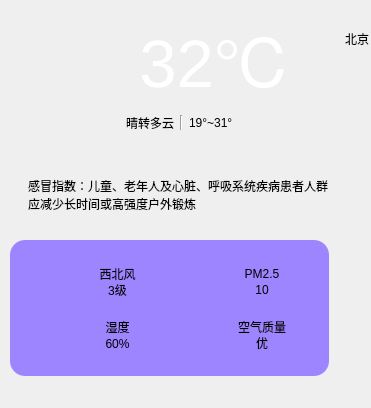
<?xml version="1.0" encoding="UTF-8"?>
<ui version="4.0">
 <class>Weather</class>
 <widget class="QWidget" name="Weather">
  <property name="geometry">
   <rect>
    <x>0</x>
    <y>0</y>
    <width>371</width>
    <height>408</height>
   </rect>
  </property>
  <property name="windowTitle">
   <string>Form</string>
  </property>
  <property name="styleSheet">
   <string notr="true">QWidget#Weather{
	border-image: url(:/img_weather/background.png);

font: 9pt &quot;Agency FB&quot;;
border-radius:20px;
	
}</string>
  </property>
  <widget class="QLabel" name="lblGanMao">
   <property name="geometry">
    <rect>
     <x>20</x>
     <y>160</y>
     <width>319</width>
     <height>69</height>
    </rect>
   </property>
   <property name="styleSheet">
    <string notr="true">background-color: rgba(60, 60, 60, 0);
padding-left: 5px;
padding-right: 5px;
font: 9pt &quot;Agency FB&quot;;
</string>
   </property>
   <property name="text">
    <string>感冒指数：儿童、老年人及心脏、呼吸系统疾病患者人群应减少长时间或高强度户外锻炼</string>
   </property>
   <property name="wordWrap">
    <bool>true</bool>
   </property>
  </widget>
  <widget class="QWidget" name="widget_2" native="true">
   <property name="geometry">
    <rect>
     <x>10</x>
     <y>240</y>
     <width>319</width>
     <height>136</height>
    </rect>
   </property>
   <property name="styleSheet">
    <string notr="true">background-color: rgb(157, 133, 255);
border-radius: 15px</string>
   </property>
   <layout class="QGridLayout" name="gridLayout">
    <property name="leftMargin">
     <number>40</number>
    </property>
    <property name="topMargin">
     <number>25</number>
    </property>
    <property name="rightMargin">
     <number>40</number>
    </property>
    <property name="bottomMargin">
     <number>25</number>
    </property>
    <property name="horizontalSpacing">
     <number>50</number>
    </property>
    <property name="verticalSpacing">
     <number>20</number>
    </property>
    <item row="0" column="0">
     <layout class="QHBoxLayout" name="horizontalLayout_12">
      <property name="spacing">
       <number>0</number>
      </property>
      <item>
       <widget class="QLabel" name="lblWindIcon">
        <property name="minimumSize">
         <size>
          <width>40</width>
          <height>40</height>
         </size>
        </property>
        <property name="maximumSize">
         <size>
          <width>40</width>
          <height>40</height>
         </size>
        </property>
        <property name="styleSheet">
         <string notr="true">background-color: rgba(255, 255, 255, 0);</string>
        </property>
        <property name="text">
         <string/>
        </property>
        <property name="pixmap">
         <pixmap>:/res/wind.png</pixmap>
        </property>
        <property name="scaledContents">
         <bool>true</bool>
        </property>
        <property name="alignment">
         <set>Qt::AlignCenter</set>
        </property>
       </widget>
      </item>
      <item>
       <layout class="QVBoxLayout" name="verticalLayout_6">
        <item>
         <widget class="QLabel" name="lblWindFx">
          <property name="styleSheet">
           <string notr="true">background-color: rgba(255, 255, 255,0);
font: 10pt &quot;微软雅黑&quot;;</string>
          </property>
          <property name="text">
           <string>西北风</string>
          </property>
          <property name="alignment">
           <set>Qt::AlignCenter</set>
          </property>
         </widget>
        </item>
        <item>
         <widget class="QLabel" name="lblWindFl">
          <property name="styleSheet">
           <string notr="true">background-color: rgba(255, 255, 255,0);
font: 10pt &quot;微软雅黑&quot;;</string>
          </property>
          <property name="text">
           <string>3级</string>
          </property>
          <property name="alignment">
           <set>Qt::AlignCenter</set>
          </property>
         </widget>
        </item>
       </layout>
      </item>
     </layout>
    </item>
    <item row="0" column="1">
     <layout class="QHBoxLayout" name="horizontalLayout_14">
      <property name="spacing">
       <number>0</number>
      </property>
      <item>
       <widget class="QLabel" name="lblPm25Icon">
        <property name="minimumSize">
         <size>
          <width>40</width>
          <height>40</height>
         </size>
        </property>
        <property name="maximumSize">
         <size>
          <width>40</width>
          <height>40</height>
         </size>
        </property>
        <property name="styleSheet">
         <string notr="true">background-color: rgba(255, 255, 255, 0);</string>
        </property>
        <property name="text">
         <string/>
        </property>
        <property name="pixmap">
         <pixmap>:/res/pm25.png</pixmap>
        </property>
        <property name="scaledContents">
         <bool>true</bool>
        </property>
        <property name="alignment">
         <set>Qt::AlignCenter</set>
        </property>
       </widget>
      </item>
      <item>
       <layout class="QVBoxLayout" name="verticalLayout_7">
        <item>
         <widget class="QLabel" name="lblPM25Title">
          <property name="styleSheet">
           <string notr="true">background-color: rgba(255, 255, 255,0);
font: 10pt &quot;微软雅黑&quot;;</string>
          </property>
          <property name="text">
           <string>PM2.5</string>
          </property>
          <property name="alignment">
           <set>Qt::AlignCenter</set>
          </property>
         </widget>
        </item>
        <item>
         <widget class="QLabel" name="lblPM25">
          <property name="styleSheet">
           <string notr="true">background-color: rgba(255, 255, 255,0);
font: 10pt &quot;微软雅黑&quot;;</string>
          </property>
          <property name="text">
           <string>10</string>
          </property>
          <property name="alignment">
           <set>Qt::AlignCenter</set>
          </property>
         </widget>
        </item>
       </layout>
      </item>
     </layout>
    </item>
    <item row="1" column="0">
     <layout class="QHBoxLayout" name="horizontalLayout_13">
      <property name="spacing">
       <number>0</number>
      </property>
      <item>
       <widget class="QLabel" name="lblShiDuIcon">
        <property name="minimumSize">
         <size>
          <width>40</width>
          <height>40</height>
         </size>
        </property>
        <property name="maximumSize">
         <size>
          <width>40</width>
          <height>40</height>
         </size>
        </property>
        <property name="styleSheet">
         <string notr="true">background-color: rgba(255, 255, 255, 0);</string>
        </property>
        <property name="text">
         <string/>
        </property>
        <property name="pixmap">
         <pixmap>:/res/humidity.png</pixmap>
        </property>
        <property name="scaledContents">
         <bool>true</bool>
        </property>
        <property name="alignment">
         <set>Qt::AlignCenter</set>
        </property>
       </widget>
      </item>
      <item>
       <layout class="QVBoxLayout" name="verticalLayout_5">
        <item>
         <widget class="QLabel" name="lblShiDuTitle">
          <property name="styleSheet">
           <string notr="true">background-color: rgba(255, 255, 255,0);
font: 10pt &quot;微软雅黑&quot;;</string>
          </property>
          <property name="text">
           <string>湿度</string>
          </property>
          <property name="alignment">
           <set>Qt::AlignCenter</set>
          </property>
         </widget>
        </item>
        <item>
         <widget class="QLabel" name="lblShiDu">
          <property name="styleSheet">
           <string notr="true">background-color: rgba(255, 255, 255,0);
font: 10pt &quot;微软雅黑&quot;;</string>
          </property>
          <property name="text">
           <string>60%</string>
          </property>
          <property name="alignment">
           <set>Qt::AlignCenter</set>
          </property>
         </widget>
        </item>
       </layout>
      </item>
     </layout>
    </item>
    <item row="1" column="1">
     <layout class="QHBoxLayout" name="horizontalLayout_15">
      <property name="spacing">
       <number>0</number>
      </property>
      <item>
       <widget class="QLabel" name="lblQualityIcon">
        <property name="minimumSize">
         <size>
          <width>40</width>
          <height>40</height>
         </size>
        </property>
        <property name="maximumSize">
         <size>
          <width>40</width>
          <height>40</height>
         </size>
        </property>
        <property name="autoFillBackground">
         <bool>false</bool>
        </property>
        <property name="styleSheet">
         <string notr="true">background-color: rgba(255, 255, 255, 0);</string>
        </property>
        <property name="text">
         <string/>
        </property>
        <property name="pixmap">
         <pixmap>:/res/aqi.png</pixmap>
        </property>
        <property name="scaledContents">
         <bool>true</bool>
        </property>
        <property name="alignment">
         <set>Qt::AlignCenter</set>
        </property>
        <property name="wordWrap">
         <bool>false</bool>
        </property>
        <property name="indent">
         <number>-1</number>
        </property>
       </widget>
      </item>
      <item>
       <layout class="QVBoxLayout" name="verticalLayout_8">
        <item>
         <widget class="QLabel" name="lblQualityTitle">
          <property name="autoFillBackground">
           <bool>false</bool>
          </property>
          <property name="styleSheet">
           <string notr="true">background-color: rgba(255, 255, 255,0);
font: 10pt &quot;微软雅黑&quot;;</string>
          </property>
          <property name="text">
           <string>空气质量</string>
          </property>
          <property name="alignment">
           <set>Qt::AlignCenter</set>
          </property>
         </widget>
        </item>
        <item>
         <widget class="QLabel" name="lblQuality">
          <property name="autoFillBackground">
           <bool>false</bool>
          </property>
          <property name="styleSheet">
           <string notr="true">background-color: rgba(255, 255, 255,0);
font: 10pt &quot;微软雅黑&quot;;</string>
          </property>
          <property name="text">
           <string>优</string>
          </property>
          <property name="alignment">
           <set>Qt::AlignCenter</set>
          </property>
         </widget>
        </item>
       </layout>
      </item>
     </layout>
    </item>
   </layout>
  </widget>
  <widget class="QWidget" name="">
   <property name="geometry">
    <rect>
     <x>10</x>
     <y>10</y>
     <width>359</width>
     <height>128</height>
    </rect>
   </property>
   <layout class="QHBoxLayout" name="horizontalLayout_5">
    <item>
     <widget class="QLabel" name="lblTypeIcon">
      <property name="minimumSize">
       <size>
        <width>110</width>
        <height>110</height>
       </size>
      </property>
      <property name="maximumSize">
       <size>
        <width>110</width>
        <height>110</height>
       </size>
      </property>
      <property name="styleSheet">
       <string notr="true">background-color: rgba(255, 255, 255, 0);
</string>
      </property>
      <property name="text">
       <string/>
      </property>
      <property name="pixmap">
       <pixmap resource="res.qrc">:/img_weather/type/DuoYun.png</pixmap>
      </property>
      <property name="scaledContents">
       <bool>true</bool>
      </property>
      <property name="alignment">
       <set>Qt::AlignCenter</set>
      </property>
     </widget>
    </item>
    <item>
     <layout class="QVBoxLayout" name="verticalLayout_3">
      <property name="spacing">
       <number>0</number>
      </property>
      <item>
       <layout class="QHBoxLayout" name="horizontalLayout_3">
        <item alignment="Qt::AlignHCenter|Qt::AlignVCenter">
         <widget class="QLabel" name="lblTemp_2">
          <property name="minimumSize">
           <size>
            <width>180</width>
            <height>66</height>
           </size>
          </property>
          <property name="font">
           <font>
            <family>Arial</family>
            <pointsize>50</pointsize>
            <italic>false</italic>
            <bold>false</bold>
           </font>
          </property>
          <property name="styleSheet">
           <string notr="true">color: rgb(255, 255, 255);
font: 50pt &quot;Arial&quot;;
background-color: rgba(0, 255, 255, 0);</string>
          </property>
          <property name="text">
           <string>32℃</string>
          </property>
          <property name="scaledContents">
           <bool>true</bool>
          </property>
          <property name="alignment">
           <set>Qt::AlignCenter</set>
          </property>
         </widget>
        </item>
        <item>
         <spacer name="horizontalSpacer_3">
          <property name="orientation">
           <enum>Qt::Horizontal</enum>
          </property>
          <property name="sizeHint" stdset="0">
           <size>
            <width>40</width>
            <height>20</height>
           </size>
          </property>
         </spacer>
        </item>
        <item>
         <layout class="QVBoxLayout" name="verticalLayout_4">
          <property name="topMargin">
           <number>0</number>
          </property>
          <property name="bottomMargin">
           <number>40</number>
          </property>
          <item>
           <widget class="QLabel" name="lblCity_2">
            <property name="styleSheet">
             <string notr="true">font: 12pt &quot;Microsoft YaHei UI&quot;;
background-color: rgba(255, 255, 255,0);</string>
            </property>
            <property name="text">
             <string>北京</string>
            </property>
            <property name="alignment">
             <set>Qt::AlignRight|Qt::AlignTrailing|Qt::AlignVCenter</set>
            </property>
           </widget>
          </item>
         </layout>
        </item>
       </layout>
      </item>
      <item>
       <layout class="QHBoxLayout" name="horizontalLayout_4">
        <property name="spacing">
         <number>6</number>
        </property>
        <property name="sizeConstraint">
         <enum>QLayout::SetDefaultConstraint</enum>
        </property>
        <item>
         <widget class="QLabel" name="lblType_2">
          <property name="sizePolicy">
           <sizepolicy hsizetype="Preferred" vsizetype="Preferred">
            <horstretch>0</horstretch>
            <verstretch>0</verstretch>
           </sizepolicy>
          </property>
          <property name="styleSheet">
           <string notr="true">background-color: rgba(255, 255, 255,0);
font: 12pt &quot;微软雅黑&quot;;</string>
          </property>
          <property name="text">
           <string>晴转多云</string>
          </property>
          <property name="scaledContents">
           <bool>true</bool>
          </property>
          <property name="alignment">
           <set>Qt::AlignLeading|Qt::AlignLeft|Qt::AlignVCenter</set>
          </property>
         </widget>
        </item>
        <item>
         <widget class="Line" name="line_2">
          <property name="minimumSize">
           <size>
            <width>0</width>
            <height>15</height>
           </size>
          </property>
          <property name="maximumSize">
           <size>
            <width>16777215</width>
            <height>15</height>
           </size>
          </property>
          <property name="styleSheet">
           <string notr="true">color: rgb(255, 0, 0);</string>
          </property>
          <property name="orientation">
           <enum>Qt::Vertical</enum>
          </property>
         </widget>
        </item>
        <item>
         <widget class="QLabel" name="lblLowHigh_2">
          <property name="styleSheet">
           <string notr="true">background-color: rgba(255, 255, 255,0);
font: 12pt &quot;微软雅黑&quot;;</string>
          </property>
          <property name="text">
           <string>19°~31°</string>
          </property>
          <property name="alignment">
           <set>Qt::AlignLeading|Qt::AlignLeft|Qt::AlignVCenter</set>
          </property>
         </widget>
        </item>
        <item>
         <spacer name="horizontalSpacer_4">
          <property name="orientation">
           <enum>Qt::Horizontal</enum>
          </property>
          <property name="sizeHint" stdset="0">
           <size>
            <width>40</width>
            <height>20</height>
           </size>
          </property>
         </spacer>
        </item>
       </layout>
      </item>
     </layout>
    </item>
   </layout>
  </widget>
 </widget>
 <resources>
  <include location="res.qrc"/>
 </resources>
 <connections/>
</ui>
